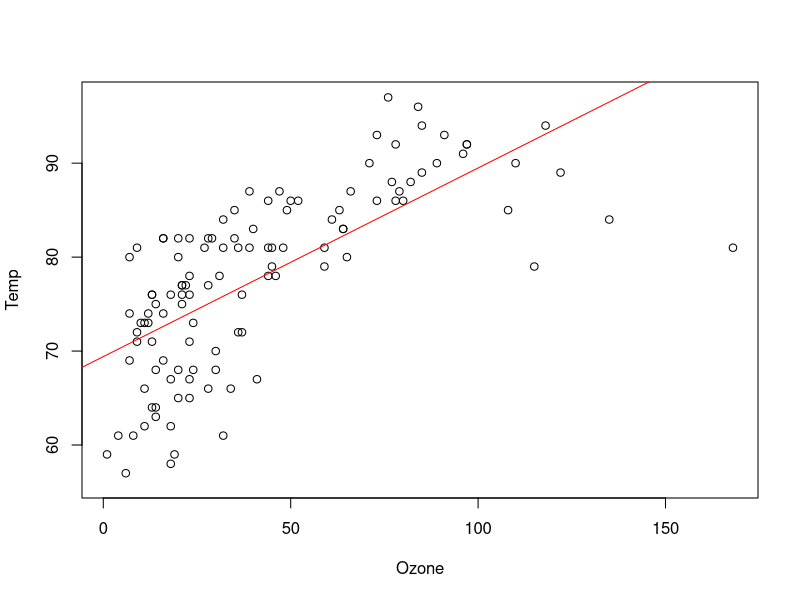
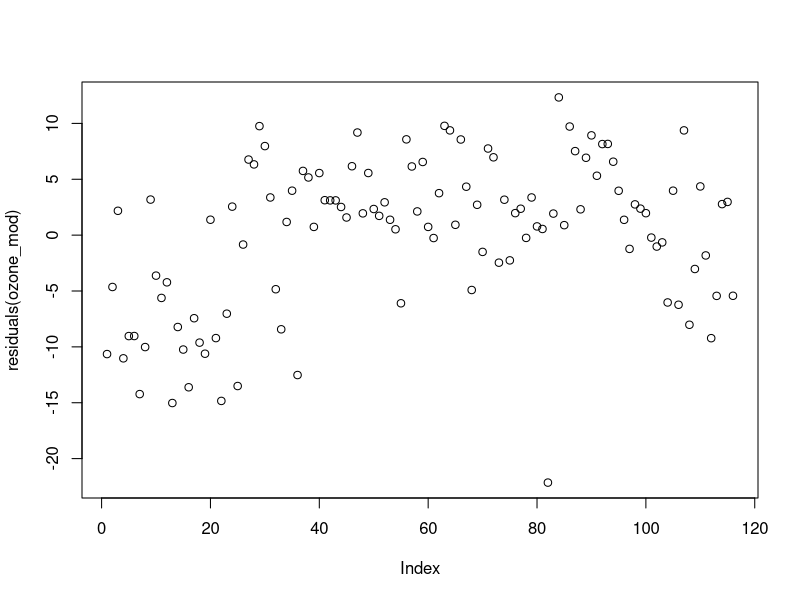

R code for these plots, in order: (Note: this script raises an error after producing the figures.)
#Erin Barton 
#27 Feb 2017
#NRE538-Lab08


data("airquality")

#Exercise 4: Calculate the adjusted R^2 manually for Temp~Ozone
ex4 <- lm(Temp~Ozone, data=airquality)
summary(ex4)

mod_ex4 <- lm(Temp~Ozone, data=airquality)
res_ex4 <- residuals(mod_ex4)
RSS_ex4 <- sum(res_ex4^2)

k=2
n=length(res_ex4)


data_noNA <- subset(airquality, Ozone!="NA" & Temp!="NA")
SSY_ex4 <- deviance(lm(Temp~1, data=data_noNA))
#114 is the df of the residuals <- lose two x's because they are being used to describe the model
SSY_ex4alt <- var(airquality$Temp)*115

R2=1-((RSS_ex4/(n-k))/(SSY_ex4/(n-1)))
R2


#Exercise 5: check residual independency, homoscedasticity, 
#and normality for the model with ozone as the IV and interprest the results briefly

lm(Temp~Ozone, data=airquality)
#Coefficients:
#(Intercept)        Ozone  
#  69.4107       0.2008  

ozone_mod <- lm(Temp~Ozone, data=airquality)
summary(ozone_mod)
plot(Temp~Ozone, data=airquality)
abline(lm(Temp~Ozone, data=airquality),col="red")
res.oz <- residuals(ozone_mod)
RSS.oz <- sum(res.oz^2)
RSS.oz
#[1] 5300.725

RSE.oz <- sqrt(RSS.oz/ozone_mod$df)
RSE.oz
#[1] 6.818914

MSE.oz=RSS.oz/ozone_mod$df
MSE.oz
#[1] 46.49759

#Check Residual Independency
plot(residuals(ozone_mod))
dwtest(ozone_mod, alternative = c("two.sided"))
#Durbin-Watson test
#data:  ozone_mod
#DW = 1.1833, p-value = 7.276e-06
#alternative hypothesis: true autocorrelation is not 0

#The Durbin-Watson test confirms what plotting the residuals seems to show: their is a spatial pattern (autocorrelation) in the data.In other words, the data is not indpendent.  
#This is what a low p-value on the Durbin-Watson test indicates, and the test shows ozone_mod to have a very low p-value. 

#Check Homoscadicity
plot(ozone_mod, which=c(1))
#This plot helps to see whether the variance of residuals is constant. As the points are not evenly distributed 
#across the plot, the graph suggest the variance of the residuals is not constant. 
bptest(ozone_mod)
#studentized Breusch-Pagan test
#data:  ozone_mod
#BP = 3.2346, df = 1, p-value = 0.0721

#This test checks to see if the variance is constant. The lower the p-value, the more constant the variance. 
#These results show a p-value higher than 0.05, suggesting that the variance of the residuals is not as constant 
#as we would like (p-value≤0.05)

#Check Normality
qqnorm(residuals(ozone_mod))
qqline(residuals(ozone_mod),col="red")

shapiro.test(residuals(ozone_mod))
#Shapiro-Wilk normality test
#data:  residuals(ozone_mod)
#W = 0.94867, p-value = 0.000226

#These results suggest the data is not quite normal, as the data deviates from the qqplot line 
#and the shapiro-wilkes test has a low p-value. 
